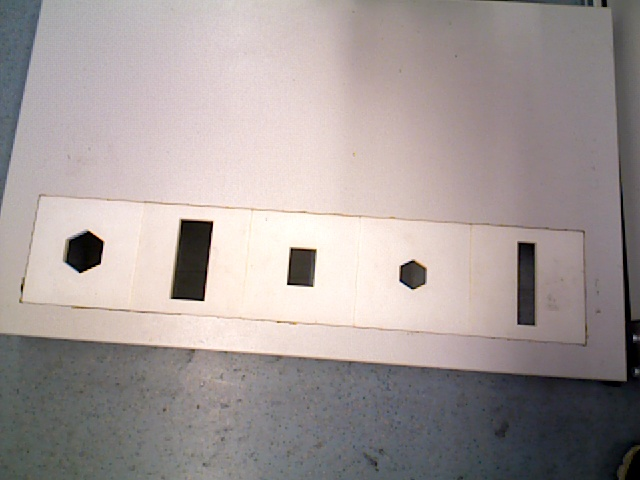
#> input picture src/EvaluationData/frame0000.jpg, 640 x 480 px
$ python objectRecognition.py   (Python 2 division)   (older library calls are emulated)
#> lines starting #> are read from the running program, lines starting #| are printed output that depends on the picture; after the words box and inside, x2 and y2 are one past the last pixel; in counts of white or black regions, pixels touching at a corner belong together
#> further down, im is the input picture: shape (480, 640, 3); mean B, G, R 151.7, 153, 162.3
import cv2
import numpy as np
import matplotlib.pyplot as plt
import sympy as sp
from skimage.measure import structural_similarity as ssim
import glob
import matplotlib.gridspec as gridspec

class ExtractTiles():

    def __init__(self,image, show = False, automatic = True, save = False):
#> called with show = True, automatic = True, save = True
        self.color_image = image
        self.image = cv2.cvtColor(image,cv2.COLOR_BGR2GRAY)
        self.show = show
        #self.show_image(self.image,"original image")
        self.save = save
        self.len_of_halfDiagnol = (np.sqrt (70**2 + 14 **2) )/2
        if automatic == True:
            self.main()

    def main(self):
        self.get_contours()
        self.extract_line()
        self.crop_image()
        self.get_tile_contour()
        self.find_corners()
        #self.sort_points()
        self.get_final_corner()
        self.homography()
        self.get_tiles()

    def slope_function(self,y1,y2,x1,x2):
        if x2 != x1:
            return float(y2-y1)/float(x2-x1)
        else:
            return 0.

    def distance_function(self,x1,x2,y1,y2):
        return np.sqrt((x2-x1)**2+(y2-y1)**2)

    def show_image(self,image,name):
        cv2.imshow(name,image)
        cv2.waitKey(0)
        cv2.destroyAllWindows()

    def plot_points(self,image,points,title,show_line = False):
        if show_line == True:
            cv2.line(image,(points[0,0],points[0,1]),(points[-1,0],points[-1,1]),(255,0,0),1)
        for p in points:
            cv2.circle(image,(p[0],p[1]),3,(0,0,255),-1)

        #print points[0,:],points[-1,:]
        if self.save == True:
            cv2.imwrite('Outputs_From_Code/line.jpg',image)
        self.show_image(image,title)

    # [5 lines left out: function meddistance, not called in this run]

    def get_pixelPerCM(self):
        #Pixel per centimeter is calculated based on the fact that the distance between the
        #cavity tile is 14cm

        a = self.final_five_points
        #a = np.array(a)
        b = np.zeros(len(a)-1)
        for i in range (len(a)-1) :
            b[i]= abs (a[i][0]-a[i+1][0])

        #average distance between the center of the cavity tiles is divided by 14

        self.pixelPerCM = np.mean(b)/14


    def get_contours(self,show = False):
#> called with show = False
        edges = cv2.Canny(self.image,120,500)
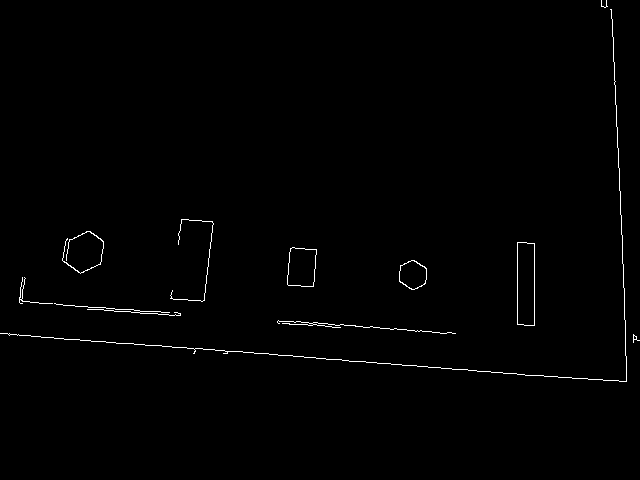
#> edges: shape (480, 640); 0.77% white in thin lines or dots, all inside (x1, y1, x2, y2) = (0, 0, 640, 382)
        _, contours, hierarchy = cv2.findContours(edges,cv2.RETR_TREE,cv2.CHAIN_APPROX_SIMPLE)
#> contours = 16 contours, 9 with area under 20; largest, box (x1, y1, x2, y2) and area: (517, 242, 535, 326) 1397, (517, 242, 535, 326) 1395, (287, 247, 317, 287) 982, (287, 247, 317, 287) 980, (399, 260, 427, 290) 606, (399, 260, 427, 290) 584, (62, 231, 104, 274) 30
        objects = np.zeros([self.image.shape[0],self.image.shape[1],3], 'uint8')
        self.center_points = []
        for c in contours:
            area = cv2.contourArea(c)
            if area >= 1 and area <= 100000:
                cv2.drawContours(objects,[c],-1,(255,0,0),-1)
                M = cv2.moments(c)
                cx = int( M['m10']/M['m00'])
                cy = int( M['m01']/M['m00'])
                self.center_points.append((cx,cy))
                cv2.circle(objects,(cx,cy),4,(0,0,255),-1)
#> this loop made 16 passes
#> (area, cx, cy) on passes 6 to 12: (606.5, 412, 274), (584.5, 412, 274), (981.5, 301, 266), (980, 301, 266), (1397, 525, 283), (1395, 525, 283), (30.5, 82, 250)
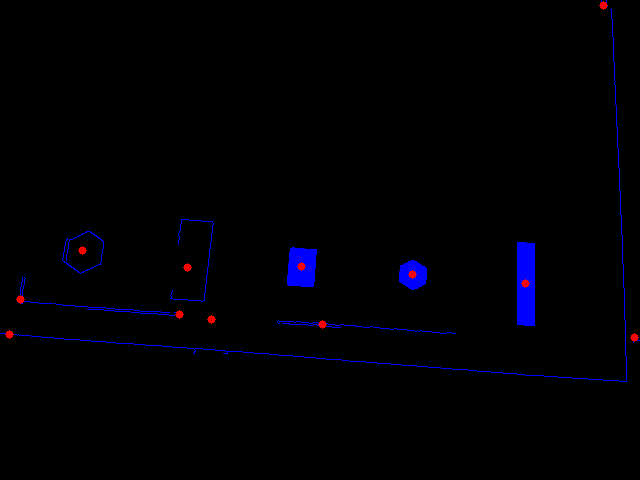
#> objects: shape (480, 640, 3); mean of channels 0, 1, 2 4.1, 0, 0.5; drawn as B, G, R
#> after the loop, self.center_points = [(634, 337), (634, 337), (322, 324), (179, 314), (20, 299), (412, 274), (412, 274), (301, 266), (301, 266), (525, 283), (525, 283), (82, 250), (187, 267), (211, 319), (9, 334), (603, 5)]
        if self.save == True:
            cv2.imwrite('Outputs_From_Code/cavitycontours.jpg',objects)
        if show == True or self.show == True:
            self.show_image(objects,"Extracted Contours")

    def extract_line(self,show=False):
#> called with show = False
        self.center_points = list(set(self.center_points))
#> self.center_points = [(412, 274), (525, 283), (9, 334), (322, 324), (634, 337), (187, 267), (82, 250), (179, 314), (211, 319), (301, 266), (20, 299), (603, 5)]
        length = len(self.center_points)
#> length = 12
        points = []
        for i in xrange(length):
            for j in xrange(length):

                if j> i:
                    distance = self.distance_function(self.center_points[j][0],self.center_points[i][0],self.center_points[j][1],self.center_points[i][1])

                    if distance <= 12:
                        points.append(self.center_points[j])
#> this loop made 12 passes
#> after the loop, points = []

        for j in points:
            try:
                self.center_points.remove(j)
            except:
                pass
#> this loop made 0 passes

        self.center_points = np.array(self.center_points)
#> self.center_points = [[412, 274], [525, 283], [9, 334], [322, 324], [634, 337], [187, 267], [82, 250], [179, 314], [211, 319], [301, 266], [20, 299], [603, 5]]
        length = len(self.center_points)
        x,y,x1,y1,m = sp.symbols('x,y,x1,y1,m')
        eq = (y-y1)-(m*(x-x1))
        min_error = 1000
        min_dev = 1000
        for i in xrange(length):
            for j in xrange(length):
                if j>i:
                    #print center_points[j,0],center_points[i,0],center_points[j,1],center_points[i,1]
                    slope = self.slope_function(self.center_points[j,1],self.center_points[i,1],self.center_points[j,0],self.center_points[i,0])

                    eq1 = eq.subs({y1:self.center_points[i,1],x1:self.center_points[i,0],m:slope})
                    counter = 0
                    points = []
                    error =0
                    for k in xrange(len(self.center_points)):
                        dist = eq1.subs({x:self.center_points[k,0],y:self.center_points[k,1]})

                        if abs(dist) <= 10:
                            error += abs(dist)
                            #print dist
                            counter += 1
                            points.append(self.center_points[k])

                    if counter >= 5:
                        #points = np.array(points)[np.array(points)[0,:].argsort()]
                        #dev = self.meddistance(points)
                        #min_dev = min(dev,min_dev)
                        min_error = min(min_error,error)
                        if min_error == error:
                            self.final_five_points = points
                        im2 = self.color_image.copy()
                        #print distlist
                        for it,p in enumerate(points):
                            cv2.circle(im2,(p[0],p[1]),4,(0,0,255),-1)

        self.final_five_points =  np.array(self.final_five_points)[np.array(self.final_five_points)[:,0].argsort()]
#> self.final_five_points = [[82, 250], [187, 267], [301, 266], [412, 274], [525, 283]]
        self.get_pixelPerCM()
#> in get_pixelPerCM, `a = self.final_five_points`: a has the same summary as self.final_five_points in extract_line
#> in get_pixelPerCM, `b = np.zeros(len(a)-1)`: b = [0, 0, 0, 0]
#> the loop in get_pixelPerCM, `for i in range (len(a)-1) :` made 4 passes
#> after the loop in get_pixelPerCM, `for i in range (len(a)-1) :`: b = [105, 114, 111, 113]
#> in get_pixelPerCM, `self.pixelPerCM = np.mean(b)/14`: self.pixelPerCM = 7.91
        if show == True or self.show == True:
            self.plot_points(self.color_image,self.final_five_points,"Final five points",show_line= True)
#> in plot_points, `cv2.line(image,(points[0,0],points[0,1]),(points[-1,0],points[-1,1]),(..`:
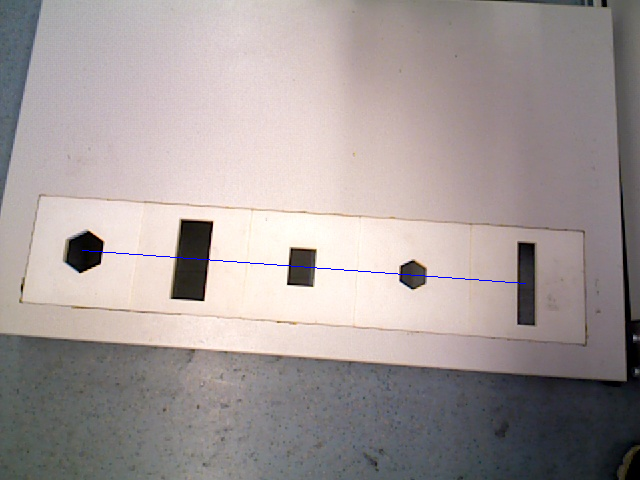
#> image: shape (480, 640, 3); 0.14% of pixels changed, all inside (x1, y1, x2, y2) = (82, 250, 526, 284)
#> the loop in plot_points, `for p in points:` made 5 passes
#> after the loop in plot_points, `for p in points:`:
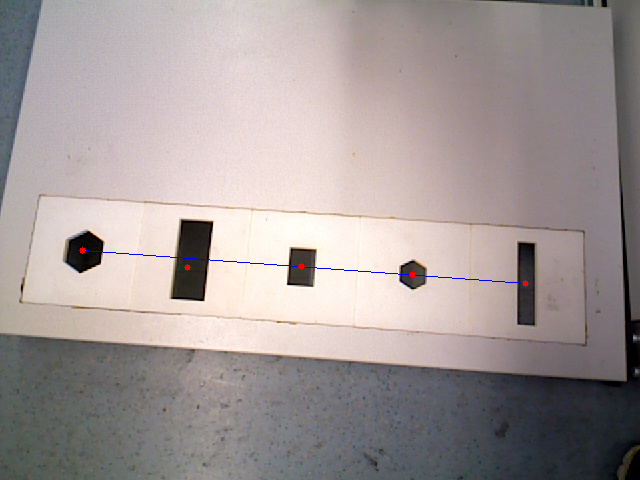
#> image: shape (480, 640, 3); 0.05% of pixels changed, all inside (x1, y1, x2, y2) = (79, 247, 529, 287)

    def crop_image(self,show = False):
#> called with show = False
        dist = 0
        for i in xrange(len(self.final_five_points)-1):
            dist += self.distance_function(self.final_five_points[i,0],self.final_five_points[i+1,0],self.final_five_points[i,1],self.final_five_points[i+1,1])
#> this loop made 4 passes
#> dist on passes 1 to 4: 106.4, 220.4, 331.7, 445
#> after the loop, dist = 445
        dist = int(dist/(len(self.final_five_points)-1))*2/3+5
#> dist = 79
        x_min = self.final_five_points[0,0]-dist-10 if self.final_five_points[0,0]-dist-10 > 0 else 0
#> x_min = 0
        x_max = self.final_five_points[-1,0]+dist+10 if self.final_five_points[-1,0]+dist < self.image.shape[1] else self.image.shape[1]
#> x_max = 614
        y_min = min(self.final_five_points[:,1])-dist if min(self.final_five_points[:,1])-dist > 0 else 0
#> y_min = 171
        y_max = max(self.final_five_points[:,1])+dist if max(self.final_five_points[:,1])+dist < self.image.shape[0] else self.image.shape[0]
#> y_max = 362
        self.crop= self.image[y_min:y_max,x_min:x_max]
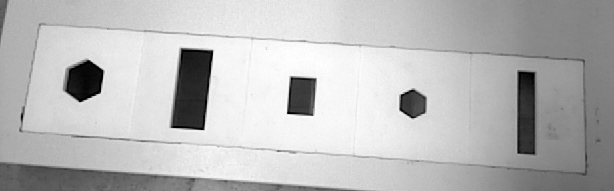
#> self.crop: shape (191, 614); min 0, max 254, mean 185.2
        if self.save == True:
            cv2.imwrite('Outputs_From_Code/cropped.jpg',self.crop)
        if show == True  or self.show == True:
            self.show_image(self.crop,"Cropped Image")

    def get_tile_contour(self,show = False):
#> called with show = False
        adapt = cv2.adaptiveThreshold(self.crop, 255, cv2.ADAPTIVE_THRESH_GAUSSIAN_C, cv2.THRESH_BINARY,51,1)
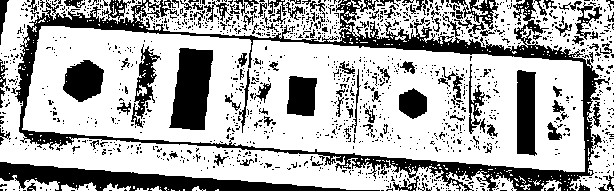
#> adapt: shape (191, 614); 68.7% white; 1361 black regions (1247 under 20 px)
        self.show_image(adapt,"adaptive threshholding")
        _, contours, hierarchy = cv2.findContours(adapt,cv2.RETR_TREE,cv2.CHAIN_APPROX_SIMPLE)
#> contours = 1955 contours, 1791 with area under 20; largest, box (x1, y1, x2, y2) and area: (22, 26, 585, 172) 59120, (135, 0, 614, 191) 18039, (0, 0, 467, 191) 15380, (168, 47, 214, 131) 2788, (516, 69, 538, 157) 1603
        self.objects = np.zeros([adapt.shape[0],adapt.shape[1],3], 'uint8')
        center_points = []
        detected_contours = 0
        for c in contours:

            area = cv2.contourArea(c)
            shape = self.detect(c)

            #pixel per cm is taken with 30% tolerance
            #if area >= 15000 and area <= 100000:
            if area >= 5000 and area <= 100000 and shape != "unidentified":
                detected_contours += 1
                cv2.drawContours(self.objects,[c],-1,(255,255,0),-1)
                epsilon = 0.005*cv2.arcLength(c,True)
                self.corner_points = np.float32(np.squeeze(cv2.approxPolyDP(c,epsilon,True)))
                M = cv2.moments(c)
                cx = int( M['m10']/M['m00'])
                cy = int( M['m01']/M['m00'])
                center_points.append([cx,cy])
#> this loop made 1955 passes
#> (area, shape, peri in detect) on passes 28, 31, 36: (72, 'unidentified', 78.77), (138.5, 'unidentified', 94.53), (92.5, 'unidentified', 94.33)
#> self.objects: shape (191, 614, 3); every value is 0
#> after the loop, center_points = []; detected_contours = 0

        center_points = np.array(center_points)
#> center_points = empty array
        #print "center points",center_points

        if detected_contours == 1:
            print "laaaaaaaaaaaaaaaaaaaaaaaaaaa", center_points
            self.tile_center_point= center_points
            self.tile_center_point= self.tile_center_point.flatten()
        else:
            print "olaaaaaaaaaaaaaaaaaaaaaaaaaaa", center_points
#| olaaaaaaaaaaaaaaaaaaaaaaaaaaa []
            self.tile_center_point= np.mean(center_points,axis=0,dtype=int)
#> self.tile_center_point = -9223372036854775808
            #self.tile_center_point = int(self.tile_center_point)

        print "Center of the tile is",self.tile_center_point
#| Center of the tile is -9223372036854775808
        if self.save == True:
            cv2.imwrite('Outputs_From_Code/5tiles.jpg',self.objects)
        if show == True  or self.show == True:
            #cv2.circle(self.objects,(self.tile_center_point[0],self.tile_center_point[1]),4,(0,255,255),-1)
            self.show_image(self.objects,"Contour of Tiles")

    def find_corners(self,show = False):
        #find all possible corner points
#> called with show = False
        gray = cv2.cvtColor(self.objects,cv2.COLOR_BGR2GRAY)
#> gray: shape (191, 614); every value is 0
        dst = cv2.cornerHarris(gray,7,21,0.07)
#> dst: shape (191, 614) float32; every value is 0
        ret, dst = cv2.threshold(dst,0.1*dst.max(),255,0)
        dst = np.uint8(dst)

        ret, labels, stats, centroids = cv2.connectedComponentsWithStats(dst)
#> ret = 1; stats = [[0, 0, 614, 191, 117274]]; centroids = [[306.5, 95]]

        criteria = (cv2.TERM_CRITERIA_EPS + cv2.TERM_CRITERIA_MAX_ITER, 100, 0.001)
#> criteria = (3, 100, 0.001)
        corners = cv2.cornerSubPix(gray,np.float32(centroids),(5,5),(-1,-1),criteria)
#> corners = [[306.5, 95]]

        res = np.hstack((centroids,corners))
#> res = [[306.5, 95, 306.5, 95]]
        res = np.int0(res)
#> res = [[306, 95, 306, 95]]

        self.objects[res[:,3],res[:,2]] = [0,0,255]
#> self.objects: shape (191, 614, 3); mean of channels 0, 1, 2 0, 0, 0
        self.corners = np.vstack((res[:,2],res[:,3])).T
#> self.corners = [[306, 95]]

        if self.save == True:
            cv2.imwrite('Outputs_From_Code/Corners.jpg',self.objects[0:50,0:50])
        if show == True  or self.show == True:
            self.plot_points(self.objects,self.corners,"All corner Points")
#> the loop in plot_points (call 2), `for p in points:` made 1 pass
            #self.show_image(self.objects,"Corners")

    # [23 lines left out: function sort_points, not called in this run]

    def get_final_corner(self):
        dist_btw_ctr_corner = self.len_of_halfDiagnol * self.pixelPerCM
#> dist_btw_ctr_corner = 282.4
        #print "ditance between center and the corners in pixel", dist_btw_ctr_corner
        final_corner_points = []
        for pt in self.corners:

            dist = self.distance_function(pt[0],self.tile_center_point[0],pt[1],self.tile_center_point[1])

            #look for the points that lie at the distance of approximated diagnol value with 10% tolerance
            if dist < 1.3*dist_btw_ctr_corner and dist > 0.7*dist_btw_ctr_corner:
                final_corner_points.append([pt[0],pt[1]])
#> this loop made 1 pass
#> after the loop, final_corner_points = []

        self.final_corner_points = np.array(final_corner_points)
        self.sort_points()
        #self.final_corner_points = np.float32(self.final_corner_points)
        if len (self.final_corner_points) == 4:
            print "Four corner points are", self.final_corner_points
            if self.show == True:
                self.plot_points(self.objects,self.final_corner_points,"Final corner points")

        else:
            print "Only", len(self.final_corner_points),"corner points found"

    # [20 lines left out: functions homography, get_tiles, not called in this run]

    def detect(self, c):
        # initialize the shape name and approximate the contour
        shape = "unidentified"
        peri = cv2.arcLength(c, True)
        approx = cv2.approxPolyDP(c, 0.01 * peri, True)

        # if the shape has 4 vertices, it is either a square or
        # a rectangle
        if len(approx) == 4:
            # compute the bounding box of the contour and use the
            # bounding box to compute the aspect ratio
            (x, y, w, h) = cv2.boundingRect(approx)
            ar = w / float(h)

            # a square will have an aspect ratio that is approximately
            # equal to one, otherwise, the shape is a rectangle
            shape = "square" if ar >= 0.95 and ar <= 1.05 else "rectangle"

        # return the name of the shape
        return shape

class Find_objects():

    # [140 lines left out: functions __init__, show_image, mse, compare_images, compare_this_image_with_database, find_object_name and 1 more, not called in this run]

if __name__ == "__main__":
     im = cv2.imread('EvaluationData/frame0000.jpg')
#> (the run stopped early here; a loop or call above may not have finished)
